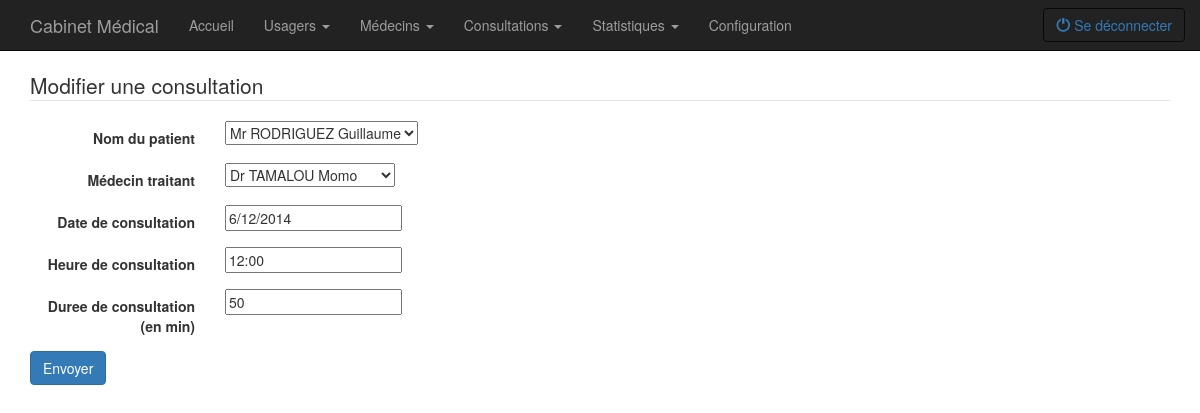
The page /consultation/modifier.php?id=3 (signed in) on the database its author committed.
### tables this page shows
CREATE TABLE IF NOT EXISTS CONSULTATION
(
  id            INT(11)        NOT NULL AUTO_INCREMENT,
  usager        INT(11)        NOT NULL,
  medecin       INT(11)        NOT NULL,
  dateConsult   DATE           NULL,
  heureConsult  TIME           NULL,
  dureeConsult  INT(11)        NULL DEFAULT 30
  ,
  PRIMARY KEY (ID)
);

### class/form.class.php (the view, shortened to what this page needs)
<?php
class Form
{
    private $form = null;
    public function __construct($legend, $method = "post", $dest = null)
    {
        $this->form = ' <form action="' . $dest . '" method="' . $method . '" class="form-horizontal" role="form">
						  <fieldset>
							<legend>' . $legend . '</legend>';
    }
    public function setInput($label, $name, $type = "text", $value = null, $option = null)
    {
        if ($label == null) {
            $this->form .= '<div class="form-group"><input type="' . $type . '" name="' . $name . '" value="' . $value . '" ' . $option . ' ></div>';
        } else {
            $this->form .= '<div class="form-group"><label for="' . $name . '" class="col-sm-2 control-label">' . $label . '</label><div class="col-sm-10"><input type="' . $type . '" name="' . $name . '" value="' . $value . '" ' . $option . ' ></div></div>';
        }
    }
    public function setSelect($label, $name, array $options, $prefered = null, $optionsHTML = null)
    {
        $this->form .= '<div class="form-group"><label for="' . $name . '" class="col-sm-2 control-label">' . $label . '</label><div class="col-sm-10"><select name="' . $name . '" ' . $optionsHTML .'>';
        if ($prefered != null) {
            $this->form .= '<option value="' . $prefered . '">' . $options[$prefered] . '</option>';
            $this->form .= '<option disabled>──────────</option>';
            unset($options[$prefered]);
        }
        foreach ($options as $cle => $option) {
            $this->form .= '<option value="' . $cle . '">' . $option . '</option>';
        }
        $this->form .= '</select></div></div>';
    }
    public function setButton($label, $name, $type="submit", $class = "btn btn-default")
    {
        $this->form .= '<button name="' . $name . '" type="' . $type . '" class="'. $class .'">' . $label . '</button> ';
    }
    public function getForm()
    {
        return $this->form . ' </fieldset>
						</form>';
    }
}

### public/css/style.css (style rules this page uses)
body { padding-top: 70px; padding-bottom: 30px; }

### rows shown on the page
consultation: usager "Mr RODRIGUEZ Guillaume", medecin "Dr TAMALOU Momo", dateConsult "6/12/2014", heureConsult "12:00", dureeConsult "50"

### other values the page prints
$legend "Modifier une consultation"
$label "Nom du patient Médecin traitant"
$label "Date de consultation Heure de consultation Duree de consultation (en min)"
$label "Envoyer"
